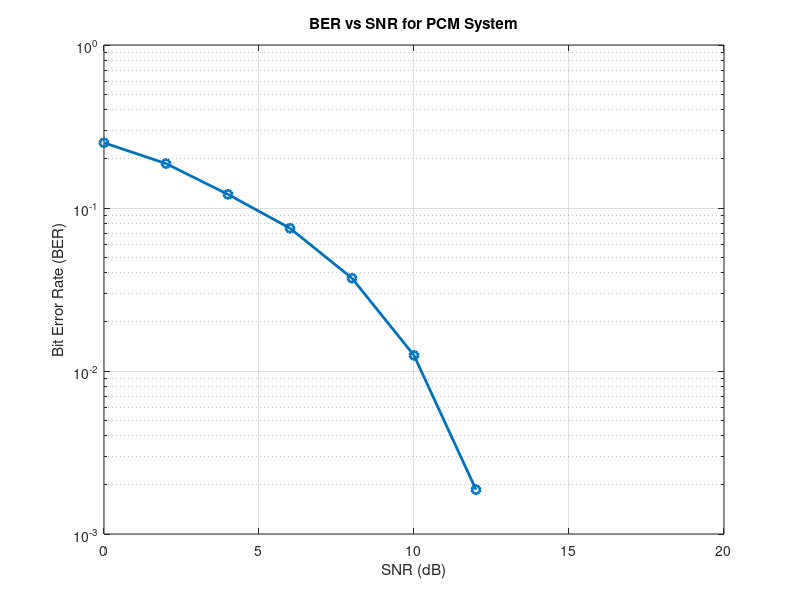

The MATLAB script that drew this image:
clc; clear;
Nbits = 8;                 % PCM bits
Fs = 8000;                % sampling freq
t = 0:1/Fs:0.05;          % time

x = sin(2*pi*100*t);      % 100 Hz sine

L = 2^Nbits;
xq = round((x+1)/2 * (L-1));   % map [-1,1] → [0, L-1]

bitstream = de2bi(xq, Nbits, 'left-msb');
bitstream = bitstream(:);   % column vector

SNR_dB = 0:2:20;   % range
BER = zeros(size(SNR_dB));

for i = 1:length(SNR_dB)

    % Add noise
    noisy = awgn(bitstream, SNR_dB(i), 'measured');

 
    received_bits = noisy > 0.5;

    errors = sum(bitstream ~= received_bits);
    BER(i) = errors / length(bitstream);

end
figure;
semilogy(SNR_dB, BER, 'o-', 'LineWidth', 2);
grid on;
xlabel('SNR (dB)');
ylabel('Bit Error Rate (BER)');
title('BER vs SNR for PCM System');
